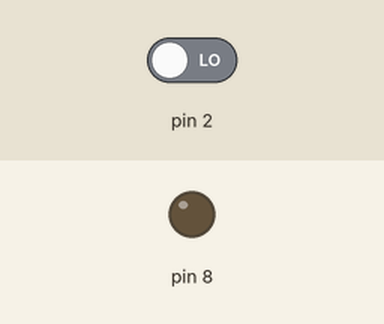
Recording of a sketch running on a simulated Arduino Uno, built with avr-gcc and run on an emulated ATmega328P. On the bench: output pins drawn as LEDs (lit = HIGH). The test bench sets the inputs (shaded band); at power-on: pin 2 LOW.

Above: at 1.2 s.
1.3 s: pin 2 driven HIGH
At 2.4 s:
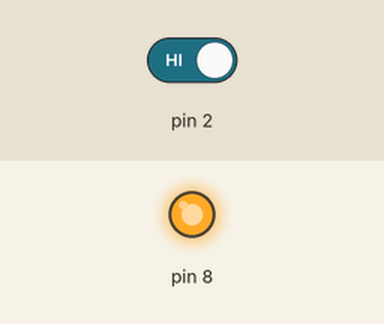
Timing chart, 0 to 4.3 s (numbered marks = the images above; inputs shaded):
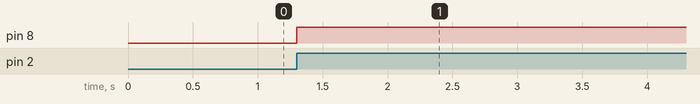

Measured:
- after the input at 1.3 s, pin 8: LOW → HIGH at once

The sketch:

Button_ISR_Test.ino
```cpp
/*
 *  Ernest Pellegrino
 *  April 15th 2022
 *
 *  Button Interrupt Service Routine (ISR) Test
 */

volatile boolean ledOn = false;

void setup()
{
  pinMode(8,OUTPUT);
  pinMode(2,INPUT);
  attachInterrupt(0,buttonPressed,RISING);
}

void loop()
{
  // put your main code here, to run repeatedly:

}

void buttonPressed()
{
  if(ledOn)
  {
    ledOn = false;
    digitalWrite(8,LOW);
  }
  else
  {
    ledOn = true;
    digitalWrite(8,HIGH);
  }
}
```
